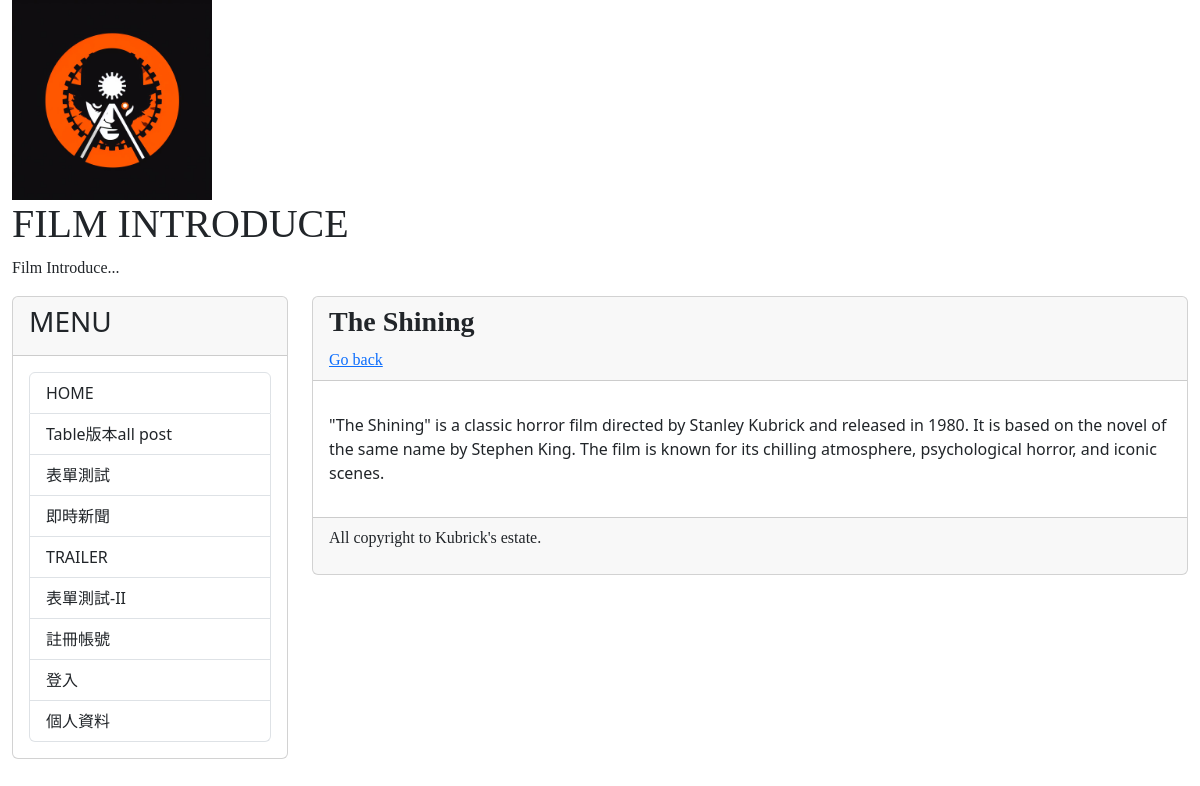
Screenshot of /post/filmintroduce_The_Shining/ with the database file from the repository.
### mysite/models.py (models this page shows, shortened)
class Post(models.Model):
    title = models.CharField(max_length = 200)
    slug = models.CharField(max_length = 200)
    body = models.TextField()
    category = models.TextField(null=True)
    pub_date = models.DateTimeField(auto_now_add=True)
    class Meta:
        ordering = ('-pub_date', )

### mysite/views.py (the view)
# urls.py: path('post/<slug:slug>/', mv.showpost, name="showpost"),
def showpost(request, slug):
    post = Post.objects.get(slug=slug)
    return render(request, 'post.html', locals())

### mysite/templatetags/markdown_extras.py (called while the page is built)
@register.filter
def convert_markdown(text):
    return markdown.markdown(text)

### templates/post.html (shortened to what this page needs)
{% extends "base2.html" %}
{% load markdown_extras %}
{% block headmessage %}
<h3 style='font-family: 微軟正黑體;'><strong>{{ post.title }}</strong></h3>
<a style='font-family:微軟正黑體;' href='/'>Go back</a>
{% endblock headmessage %}
{% block content %}
<p style='font-family:微軟正黑體;font-size:12pt;letter-spacing:2pt;'>
    {{ post.body|convert_markdown|safe }}</a>
</p>
{% endblock content %}

### rows the page displays
Post: title "The Shining", body|convert_markdown "\"The Shining\" is a classic horror film directed by Stanley Kubrick and released in 1980. It is based on the novel of the same name by Stephen King. The film is known for its chilling atmosphere, psychological horror, and iconic scenes."
